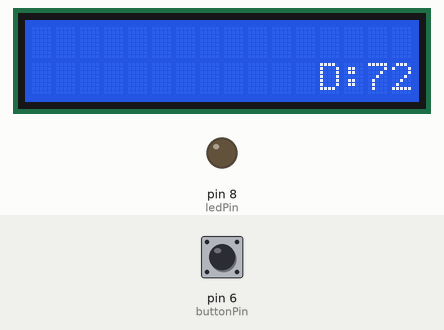
A sketch run on a simulated Arduino Uno, built with avr-gcc and run on an emulated ATmega328P. Shown: 16×2 character LCD, output pins drawn as LEDs (lit = HIGH). Inputs (shaded band) come from the test bench; at power-on: pin 6 (buttonPin) HIGH. The local clock reads 2024-03-15 10:24:30 at power-on unless the sketch sets it; random numbers use the default seed unless the sketch sets one; the audio player accepts every command and is not drawn.

Above: at 1.7 s.
1.8 s: pin 6 (buttonPin) pulled LOW for 0.15 s
At 2.8 s:
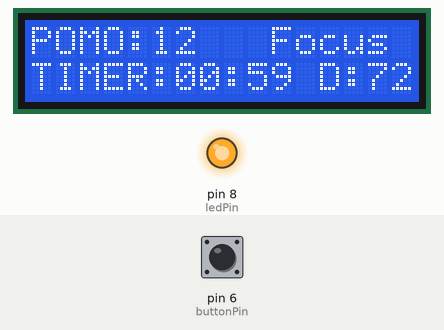
At 4.8 s:
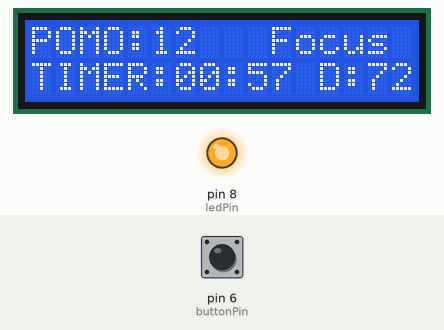
Timing chart, 0 to 6.3 s (numbered marks = the images above; inputs shaded):
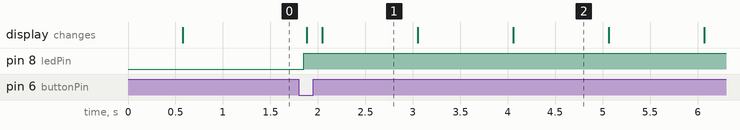

Measured:
- after the input at 1.8 s, pin 8 (ledPin): LOW → HIGH after 0.05 s; the display: first changes after 0.08 s (image 1 shows a later state)
- what the display in image 2 shows lasts 1.0 s, from 4.1 s to 5.1 s

The sketch:

POMODORO_Project.ino
```cpp
#include <Wire.h>
#include "RTClib.h"
#include <LiquidCrystal_I2C.h>
#include <SoftwareSerial.h>
#include <DFRobotDFPlayerMini.h>


// ===== RTC And POMODORO SECTION ====================================================================================

RTC_DS3231 myRTC;

bool running = false;
bool onBreak = false;

DateTime endTime;

const int focusTime = 1;
const int shortBreakTime = 1;
const int longBreakTime = 1;

const int totalPomodoros = 12;
int pomodorosCompleted = 0;

DateTime ReviewEND(2026, 3, 8, 0, 0, 0);
int daysLeft;

void setupRTC() {
  if (!myRTC.begin()) {
    Serial.println("RTC module not connected");
    while (1);
  }

  if (myRTC.lostPower()) {
    myRTC.adjust(DateTime(F(__DATE__), F(__TIME__)));
  }
}

void updateDayCounter() {
  DateTime now = myRTC.now();
  TimeSpan remaining = ReviewEND - now;

  daysLeft = (remaining.totalseconds() + 86399) / 86400;
  if (remaining.totalseconds() <= 0) daysLeft = 0;
}

// ===== DFPLAYER SECTION ===============================================================================================

#define RX_PIN 10
#define TX_PIN 11

SoftwareSerial mp3Serial(RX_PIN, TX_PIN);
DFRobotDFPlayerMini mp3;

const int musicVolume = 15;

bool musicPlaying = false;
unsigned long lastMusicChange = 0;
const unsigned long musicInterval = 360000;

void setupDFPlayer() {
  mp3Serial.begin(9600);

  if (!mp3.begin(mp3Serial, true, false)) {
    Serial.println("MP3 init failed");
    while (true);
  }
}

void startBreakAudio(int reminderTrack) {
  mp3.stop();
  delay(200);

  mp3.play(reminderTrack);
  delay(3000);

  mp3.stop();
  delay(200);

  mp3.volume(25);
  int musicTrack = random(5, 10);
  mp3.play(musicTrack);

  lastMusicChange = millis();
  musicPlaying = true;
}

void stopBreakMusic() {
  mp3.stop();
  musicPlaying = false;
}

void updateBreakMusic() {
  if (musicPlaying && millis() - lastMusicChange > musicInterval) {
    mp3.stop();
    delay(150);

    int musicTrack = random(5, 10);
    mp3.play(musicTrack);

    lastMusicChange = millis();
  }
}


#define buttonPin 6
#define ledPin 8

LiquidCrystal_I2C lcd(0x27, 16, 2);

void setup() {
  Serial.begin(9600);
  Wire.begin();

  lcd.begin();
  lcd.backlight();

  pinMode(buttonPin, INPUT_PULLUP);
  pinMode(ledPin, OUTPUT);
  digitalWrite(ledPin, LOW);

  randomSeed(analogRead(A0));

  setupRTC();
  setupDFPlayer();
}

void loop() {

  DateTime now = myRTC.now();

  updateDayCounter();

  lcd.setCursor(12,1);
  lcd.print("D:");
  lcd.print(daysLeft);

  // ===== START BUTTON ========================================================================================================
  if (digitalRead(buttonPin) == LOW && !running) {
    delay(50);

    pomodorosCompleted = 0;
    endTime = myRTC.now() + TimeSpan(0,0,focusTime,0);
    running = true;
    onBreak = false;

    digitalWrite(ledPin, HIGH);
  }

  if (running) {

    updateBreakMusic();

    if (now >= endTime) {

      if (!onBreak) {

        pomodorosCompleted++;

        if (pomodorosCompleted >= totalPomodoros) {
          running = false;
          mp3.stop();
          lcd.clear();
          lcd.print("ALL DONE!");
          return;
        }

        if (pomodorosCompleted % 4 == 0) {
          endTime = myRTC.now() + TimeSpan(0,0,longBreakTime,0);
          startBreakAudio(3);
        } else {
          endTime = myRTC.now() + TimeSpan(0,0,shortBreakTime,0);
          startBreakAudio(1);
        }

        onBreak = true;

      } else {

        endTime = myRTC.now() + TimeSpan(0,0,focusTime,0);
        onBreak = false;

        stopBreakMusic();

        if (pomodorosCompleted % 4 == 0)
          mp3.play(4);
        else
          mp3.play(2);
      }

    } else {

      TimeSpan remaining = endTime - now;
      int pomodorosLeft = totalPomodoros - pomodorosCompleted;

      lcd.setCursor(0,0);
      lcd.print("POMO:");
      lcd.print(pomodorosLeft);
      lcd.print("   ");

      lcd.setCursor(10,0);
      lcd.print(onBreak ? "Break " : "Focus ");

      char buf[17];
      sprintf(buf,"TIMER:%02d:%02d",
              remaining.minutes(),
              remaining.seconds());

      lcd.setCursor(0,1);
      lcd.print(buf);
    }
  }
}
```
